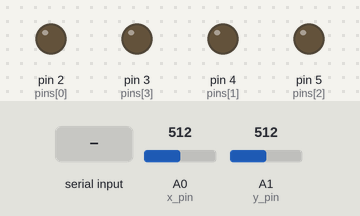
A sketch run on a simulated Arduino Uno, built with avr-gcc and run on an emulated ATmega328P. Parts: output pins drawn as LEDs (lit = HIGH). The inputs (shaded band) are chosen by the test bench; at power-on: A1 (y_pin) = 512, A0 (x_pin) = 512. Random numbers use the default seed unless the sketch sets one.

Above: at 1.2 s.
1.3 s: "90,45\n" received over Serial
At 1.6 s:
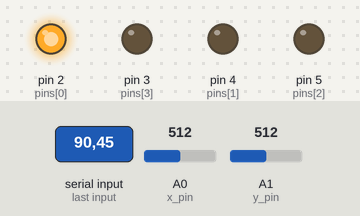
2.8 s: A1 (y_pin) set to 698
4.3 s: A1 (y_pin) set to 722
At 5.0 s:
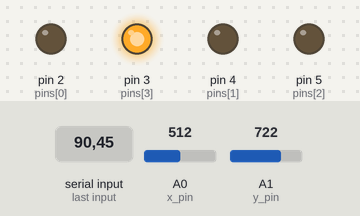
Timing chart, 0 to 7.3 s (numbered marks = the images above; inputs shaded):
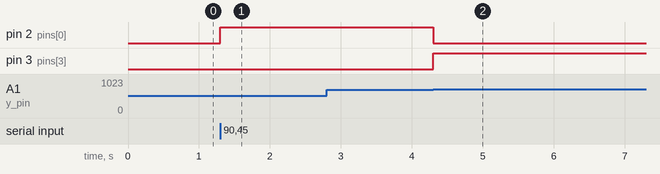

Measured:
- the behaviour switches between 712 and 713 on A1 (y_pin) (found by bisection; images 1 and 2)
- after the input at 1.3 s, pin 2 (pins[0]): LOW → HIGH at once
- after the input at 2.8 s, every drawn part: stays the same
- after the input at 4.3 s, pin 2 (pins[0]): HIGH → LOW at once; pin 3 (pins[3]): LOW → HIGH at once

The sketch:

follow_the_light.ino
```cpp
const int pins[4] = {2, 4, 5, 3}; //led pins
const int x_pin = A0; //joystick x
const int y_pin = A1; //joystick y

int curr_dir;
int pointRatio;

unsigned long long time_from_start = 0; //time at game start
unsigned long long time1;
unsigned long long  time2;
unsigned long long max_time; //one game duration

int delta = 200; //treeshold
int epsilon = 100; //tolerance

int x = 0;
int y = 0;

bool in_start = true;
int anti_cheat_epsilon = 100;

bool won = true;
int started = 0; //game started?

unsigned int points = 0;

void setup() {
  Serial.begin(9600);
  randomSeed(analogRead(0));
  for(int i = 0; i < 4; i++)
    pinMode(pins[i], OUTPUT);
}

void loop() {
  if (started) {
    if(won) {
      curr_dir = random(0, 4);
      digitalWrite(pins[curr_dir], HIGH);
      won = false;
      time1 = millis();
      in_start = false;
    }

    if (millis() - time_from_start >= max_time) {
      Serial.println("Zakończono rozgrywkę. Wynik: ");
      Serial.println(points);
      started = 0;
      digitalWrite(pins[curr_dir], LOW);
      points = 0;
      won = 1;
    }

    x = analogRead(x_pin);
    y = analogRead(y_pin);
    if (x <= 512 + anti_cheat_epsilon && x >= 512 - anti_cheat_epsilon && y <= 512 + anti_cheat_epsilon && y >= 512 - anti_cheat_epsilon)
      in_start = true;

    if(in_start && get_direction(x,y) == curr_dir) {
      digitalWrite(pins[curr_dir], LOW);
      won = 1;
      time2 = millis();
      points += get_points(time2 - time1);
      //Serial.print("Liczba punktów: ");
      //Serial.println(points);
    }
  } else {
    if(Serial.available()) {
      max_time = Serial.parseInt() * 1000;
      started = 1;
      time_from_start = millis();
    }
  }
}

int get_direction(int x, int y) {
  if (x > 512 + delta && y < 512 + epsilon && y > 512 - epsilon)
    return 1;
  if (x < 512 - delta && y < 512 + epsilon && y > 512 - epsilon)
    return 3;
  if (y > 512 + delta && x < 512 + epsilon && x > 512 - epsilon)
    return 0;
  if (y < 512 - delta && x < 512 + epsilon && x > 512 - epsilon)
    return 2;
  else
    return -1;
}

int get_points(int time_delta) {
  if (1000 - time_delta > 0)
    return 0.01 * (1000 - time_delta);
  return 0;
}
```
